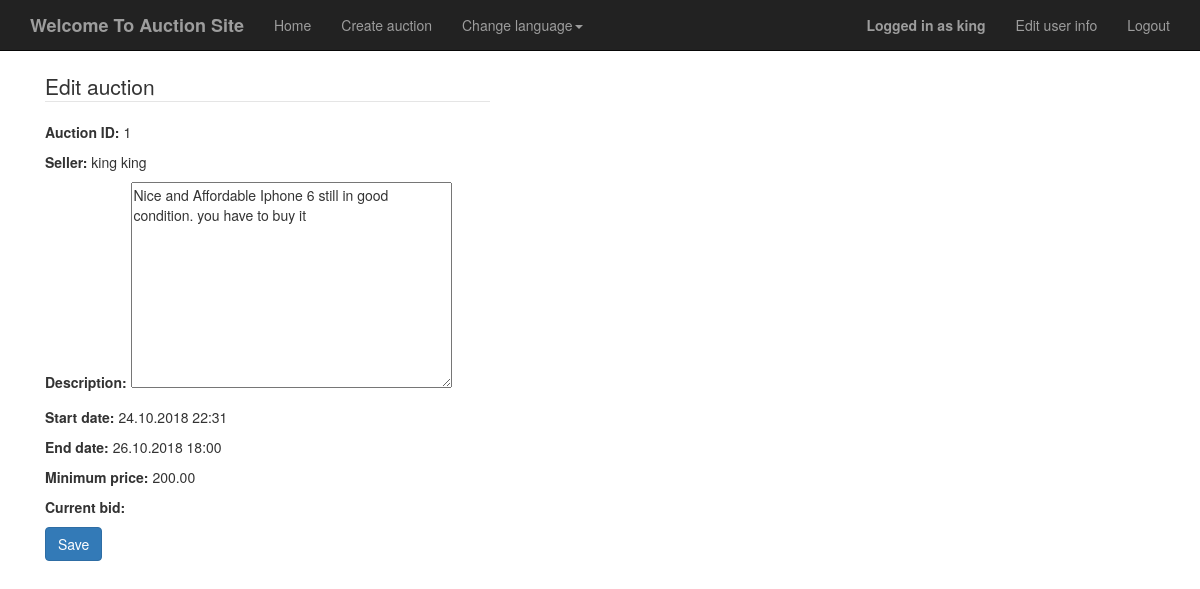
Screenshot of /YAAS/auction/1/edit/ (signed in) with the database file from the repository.
### yaasApp/models.py (models this page shows, shortened)
class Auction(models.Model):
    title = models.CharField(_("Title"), max_length=30)
    id = models.AutoField(primary_key=True)
    seller = models.ForeignKey(User, related_name='seller', on_delete=models.PROTECT)
    description = models.TextField(_("Description"), )
    start_date = models.DateTimeField(_("Start date"), auto_now_add=True)
    updated_date = models.DateTimeField(_("Updated date"), auto_now=True)
    end_date = models.DateTimeField(_("End date"), )
    minimum_price = models.DecimalField(_("Minimum price"), max_digits=10, decimal_places=2)
    active = models.BooleanField(_("Active"), default=True)
    banned = models.BooleanField(_("Banned"), default=False)
    winner = models.ForeignKey(User, related_name='winner', null=True, blank=True, on_delete=models.PROTECT)
    @classmethod
    def getActiveById(cls, auction_id):
        try:
            a = cls.objects.get(id=auction_id)
        except ObjectDoesNotExist:
            a = None
        if a and a.active and not a.banned:
            return a
        else:
            return None

### yaasApp/views.py (the view)
# urls.py: re_path(r'^YAAS/auction/(?P<id>\d+)/edit/$', edit_auction),
@login_required
def edit_auction(request, id):
    auction = Auction.getActiveById(id)
    if auction:
        if request.user.id != auction.seller.id:
            template = "message.html"
            context = {"message": _("Only the seller of an auction can edit it!")}
            return render(request, template, context)
        else:
            if request.method == "POST":
                form = EditAuctionForm(request.POST)
                if form.is_valid():
                    auction.description = form.cleaned_data["description"]
                    auction.save()
                    return HttpResponseRedirect("/YAAS/auction/" + str(auction.id) + "/")
            else:
                form = EditAuctionForm({"description": auction.description})
            template = "edit_auction.html"
            context = {"form": form, "auction": auction}
            return render(request, template, context)
    else:
        template = "message.html"
        context = {"message": _("Auction not found")}
        return render(request, template, context)

### yaasApp/forms.py
class EditAuctionForm(forms.ModelForm):
    class Meta:
        model = Auction
        fields = ('description',)

### templates/edit_auction.html (shortened to what this page needs)
{% extends "base.html" %}
{% load i18n %}
{% block content %}
    <div class="col-md-5">
        <form class="form-horizontal" action="/YAAS/auction/{{ auction.id }}/edit/" method="post">
            <fieldset>
                <legend>{% trans "Edit auction" %}</legend>
                <p><b>{% trans "Auction ID:" %}</b> {{ auction.id }}</p>
                <p><b>{% trans "Seller:" %}</b> {{ auction.seller.get_full_name }}</p>
                {{ form.as_p }}
                <p><b>{% trans "Start date:" %}</b> {{ auction.start_date|date:"d.m.Y H:i" }}</p>
                <p><b>{% trans "End date:" %}</b> {{ auction.end_date|date:"d.m.Y H:i" }}</p>
                <p><b>{% trans "Minimum price:" %}</b> {{ auction.minimum_price|floatformat:2 }}</p>
                <p><b>{% trans "Current bid:" %}</b> {{ auction.current_bid|floatformat:2 }}</p>
                <input type="submit" class="btn btn-primary" value={% trans "Save" %}>
            </fieldset>
        </form>
    </div>
{% endblock %}

### templates/base.html (shortened to what this page needs)
<!DOCTYPE html>
<html>
<head>
    {% load staticfiles %}
    <link rel="stylesheet" type="text/css" href="{% static "bootstrap/css/bootstrap.min.css" %}">
</head>
<body>
{% load i18n %}
<div class="navbar navbar-inverse navbar-static-top">
    <div class="container">
        <b><a href="/YAAS/" class="navbar-brand">Welcome To Auction Site</a></b>
        <div class="collapse navbar-collapse navHeaderCollapse">
            <ul class="nav navbar-nav">
                <li><a href="/YAAS/">{% trans "Home" %}</a></li>
                {% if user.is_authenticated %}
                <li><a href="/YAAS/auction/create/">{% trans "Create auction" %}</a></li>
                {% endif %}
                <li class="dropdown">
                    <a href="#" class="dropdown-toggle" data-toggle="dropdown">{% trans "Change language" %}<strong class="caret"></strong></a>
                            <p>Current language: {% get_current_language as LANGUAGE_CODE %} {{ LANGUAGE_CODE }}</p>
                </li>
            </ul>
            <ul class="nav navbar-nav navbar-right">
                {% if user.is_authenticated %}
                <li><p class="navbar-text"><b>{% trans "Logged in as " %}{{ user.username }}</b></p></li>
                <li><a href="/YAAS/user/">{% trans "Edit user info" %}</a></li>
                <li><a href="/YAAS/logout/">{% trans "Logout" %}</a></li>
                {% endif %}
            </ul>
        </div>
    </div>
</div>
<div class="container">
    {% block content %}{% endblock %}
</div>
</body>
</html>

### rows the page displays
Auction: id "1", seller.get_full_name "king king", description "Nice and Affordable Iphone 6 still in good condition. you have to buy it", start_date "24.10.2018 22:31", end_date "26.10.2018 18:00", minimum_price "200.00"

### other values shown
{{ user.username }} "king"
